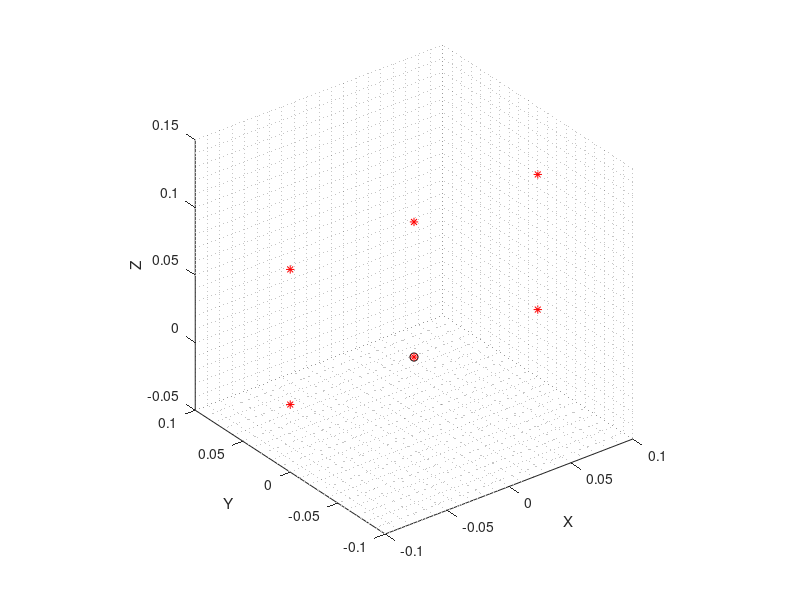

Source code (MATLAB): (Note: this script raises an error after producing the figure.)
close all
clear
clc

Z = 0.23;

H = 0.1;
W = 0.2;

R = 1.5; % range

charger3d = zeros(6,3);
charger3d(1,:)=[0,0,0];
charger3d(2,:)=[0,0,H];
charger3d(3,:)=[-W/2,0,H];
charger3d(4,:)=[W/2,0,H];
charger3d(5,:)=[-W/2,0,0];
charger3d(6,:)=[W/2,0,0];

charger3d_org= charger3d;
plot3(0,0,0,'ko')

hold on
plot3(charger3d(:,1),charger3d(:,2),charger3d(:,3),'r*')

axis equal;
grid minor
xlabel("X")
ylabel("Y")
zlabel("Z")

% hold on
% plot3(charger3d(1:2,:),charger3d(1:2,:),'r')
% arrow3(charger3d(1,:),charger3d(2,:),'r')


charger3d = charger3d*eul2rotm([0,0,pi/6]);
charger3d = charger3d+[0,-Z*sin(pi/6),-Z*cos(pi/6)];
charger3d = charger3d+[0,-R*cos(pi/6),R*sin(pi/6)];

hold on 
plot3(charger3d(:,1),charger3d(:,2),charger3d(:,3),'bo')

arrow3(charger3d(1,:),charger3d(2,:),'b')
arrow3(charger3d_org(1,:),charger3d_org(2,:),'r')
%%

fisheye2d = zeros(length(charger3d),2);

for i = 1:length(charger3d)
    unipx = charger3d(i,1)/charger3d(i,3);
    unipy = charger3d(i,2)/charger3d(i,3); 
    fisheye2d(i,:) = perspective2fisheyeSZ(unipx,unipy);
end


figure,
hold on, plot(fisheye2d(:,1),fisheye2d(:,2),'b.')
hold on,plot(fisheye2d(1,1),fisheye2d(1,2),'r*')
hold on,plot(fisheye2d(2,1),fisheye2d(2,2),'b*')
grid minor

axis equal
xlim([0,1920]),ylim([0,1080])
norm(fisheye2d(1,:)-fisheye2d(2,:))
norm(fisheye2d(5,:)-fisheye2d(6,:))
